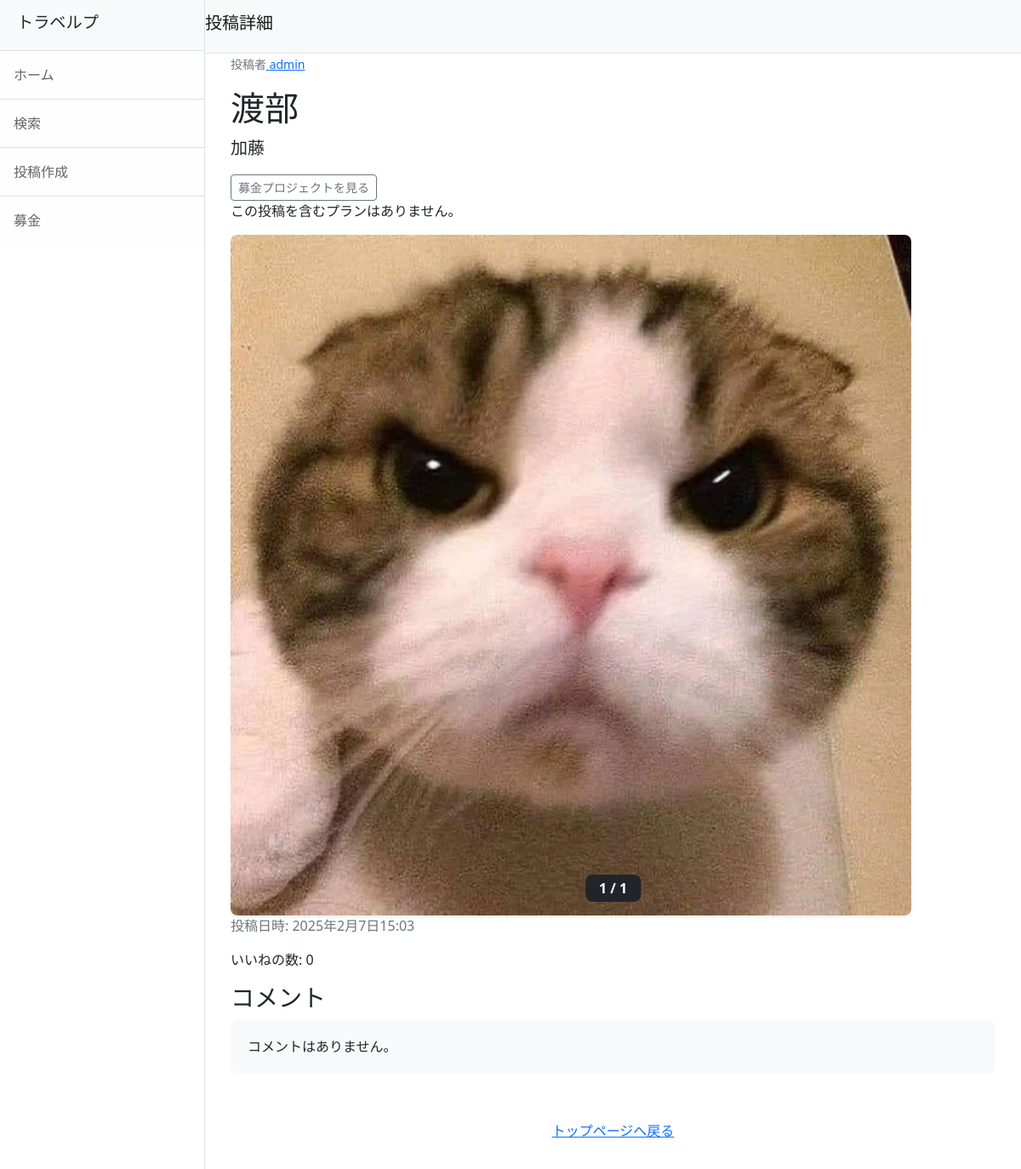
The page /post-detail/1/ on the database as committed earlier.
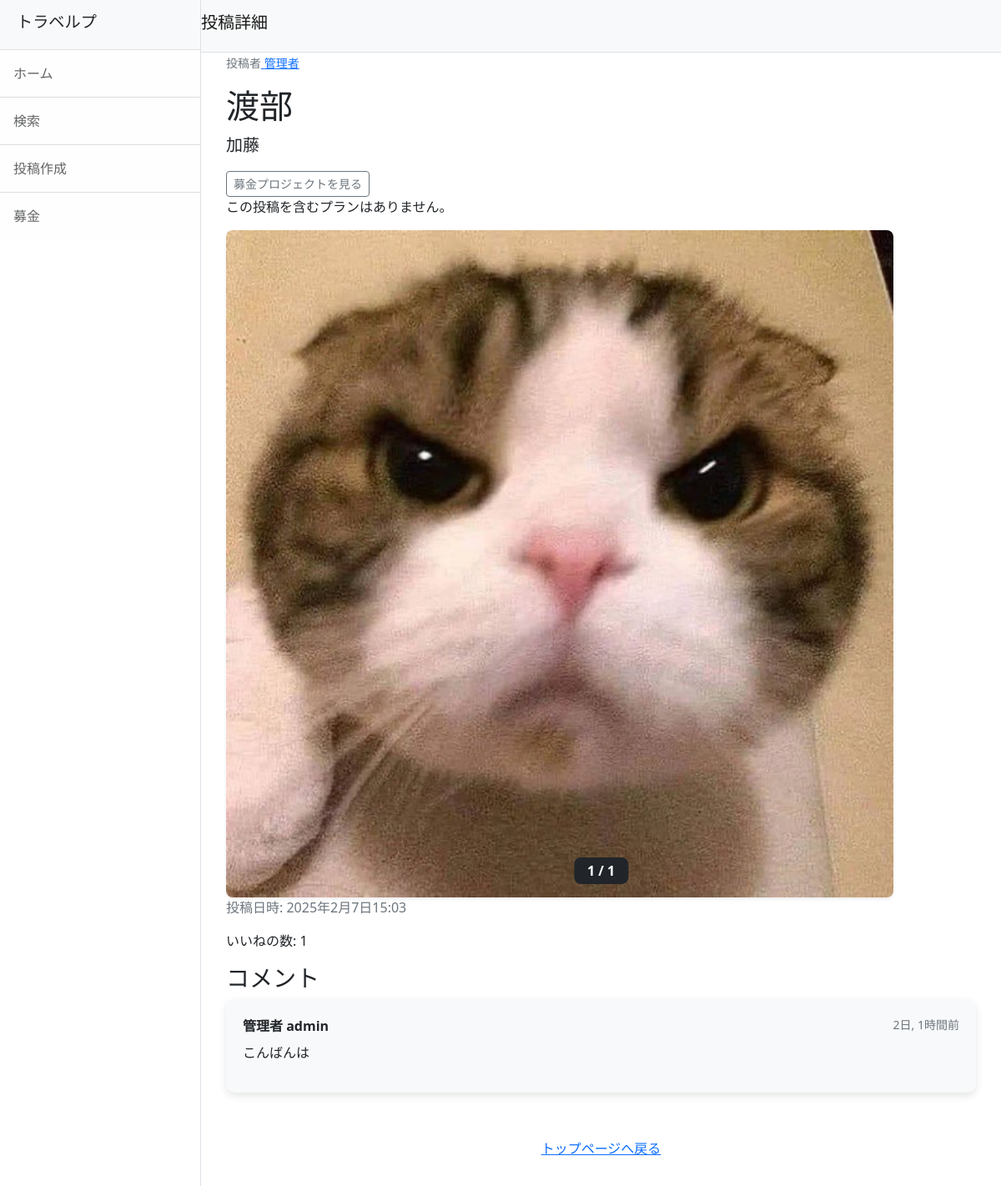
The same page on the database as committed later.
### travelp/models.py (models this page shows, shortened)
class Post(models.Model):
    user = models.ForeignKey(CustomUser, on_delete=models.SET_NULL, null=True, blank=True)
    title = models.CharField(max_length=200)
    comment = models.TextField()
    created_at = models.DateTimeField(auto_now_add=True)
    caption = models.TextField(verbose_name='場所', blank=True)
    latitude = models.DecimalField(max_digits=9, decimal_places=6, null=True, blank=True)  # 緯度
    longitude = models.DecimalField(max_digits=9, decimal_places=6, null=True, blank=True)  # 経度
    fundraising = models.ForeignKey(Fundraising, null=True, blank=True, on_delete=models.SET_NULL)
    def like_count(self):
        return self.likes.count()  # 投稿に対する「いいね」の数を返す

class PostImage(models.Model):
    post = models.ForeignKey(Post, related_name='images', on_delete=models.CASCADE)
    image = models.ImageField(upload_to='photos')

class Comment(models.Model):
    user = models.ForeignKey(CustomUser, on_delete=models.SET_NULL, null=True, blank=True)  # コメント投稿者
    post = models.ForeignKey(Post, related_name='comments', on_delete=models.CASCADE)  # コメントが付けられた投稿
    text = models.TextField()  # コメント内容
    created_at = models.DateTimeField(auto_now_add=True)  # コメント日時

### accounts/models.py (models this page shows, shortened)
class CustomUser(AbstractUser):
    pass
    nickname = models.CharField(max_length=150, blank=True, null=True)
    profile_image = models.ImageField(upload_to='profile_images/', null=True, blank=True)
    profile_description = models.TextField(null=True, blank=True)

### travelp/views.py (the view)
# urls.py: path('post-detail/<int:pk>/', views.PostDetailView.as_view(), name='post_detail'),
class PostDetailView(DetailView):
    model = Post
    template_name = 'post_detail.html'
    context_object_name = 'post'
    def get_context_data(self, **kwargs):
        context = super().get_context_data(**kwargs)
        context['plans'] = Plan.objects.filter(posts=self.object)
        print(f"DEBUG: {self.object.title} を含むプラン数 → {context['plans'].count()}")
        post = self.object  # 現在表示されている投稿オブジェクトを取得
        context['comments'] = Comment.objects.filter(post=post)
        if self.request.user.is_authenticated:
            context['liked'] = post.liked_by_user(self.request.user)  # いいねしているか確認
        else:
            context['liked'] = False  # ログインしていない場合はいいねなし
        return context
    def post_detail(request, post_id):
        post = get_object_or_404(Post, id=post_id)
        if not (post.likes.filter(id=request.user.id).exists() or post.comments.filter(user=request.user).exists()):
            return redirect('some_other_page')
        plans = Plan.objects.filter(posts=post)
        print(f"DEBUG: {post.title} を含むプラン数 → {plans.count()}")
        return render(request, 'post_detail.html', {'post': post, 'plans': plans})

### travelp/templates/post_detail.html (shortened to what this page needs)
{% extends 'base.html' %}
{% block header %}投稿詳細{% endblock %}
{% block content %}
<div class="container-fluid">
                <small class="text-muted">
                  <p>投稿者<a href="{% url 'travelp:user_profile' post.pk %}">
                    {% if post.user.nickname %}
                      {{ post.user.nickname }}
                    {% else %}
                      {{ post.user.username }}
                    {% endif %}
                  </a>
                </small>
  <h1>{{ post.title }}</h1>
  <p class="lead">{{ post.comment }}</p>
  {% if post.fundraising %}
  <a href="{% url 'travelp:fundraising_detail' post.fundraising.id %}" class="btn btn-sm btn-outline-secondary">募金プロジェクトを見る</a>
  {% endif %}
  {% if plans %}
    <h3>この投稿が含まれるプラン</h3>
    <ul>
      {% for plan in plans %}
        <li>
          <a href="{% url 'travelp:plan_detail' plan.id %}">{{ plan.name }}（作成者: {{ plan.user.username }}）</a>
        </li>
      {% endfor %}
    </ul>
  {% else %}
    <p>この投稿を含むプランはありません。</p>
  {% endif %}
  <div style="position: relative;">
    <img id="main-image" src="{{ post.images.first.image.url }}" alt="メイン画像" width="800" class="img-fluid rounded-3 shadow-sm">
    <p id="image-count" class="image-count position-absolute bottom-0 start-50 translate-middle-x text-white bg-dark py-1 px-3 rounded-3" style="font-weight: bold; display: none;">1 / {{ post.images.count }}</p>
  </div>
  <p class="text-muted">投稿日時: {{ post.created_at }}</p>
  <p>いいねの数: <span id="like-count">{{ post.like_count }}</span></p>
  <h3>コメント</h3>
  <ul id="comment-list" class="list-unstyled">
    {% for comment in post.comments.all %}
      <li class="comment mb-3" style="background-color: #f8f9fa; border-radius: 10px; padding: 20px; box-shadow: 0 4px 10px rgba(0, 0, 0, 0.1);">
        <div class="d-flex justify-content-between">
          <strong>
            {% if comment.user.nickname %}
            {{ comment.user.nickname }}
            {% endif %}
            {{ comment.user.username }}
          </strong>
          <small class="text-muted">{{ comment.created_at|timesince }}前</small>
        </div>
        <p class="comment-text mt-2">{{ comment.text }}</p>
      </li>
    {% empty %}
      <li class="mb-3" style="background-color: #f8f9fa; border-radius: 10px; padding: 20px;">コメントはありません。</li>
    {% endfor %}
  </ul>
  <p class="text-center mt-5">
    <a href="{% url 'travelp:index' %}" class="btn btn-link">トップページへ戻る</a>
  </p>
</div>
{% endblock %}

### travelp/templates/base.html (shortened to what this page needs)
{% load static %}
<!DOCTYPE html>
<html lang="ja">
    <head>
        <link href="{% static 'css/styles.css' %}" rel="stylesheet" />
    </head>
    <body class="{% if request.user.is_staff %} dark-mode {% endif %}">
        <div class="d-flex" id="wrapper">
            <div class="border-end bg-white" id="sidebar-wrapper">
                <div class="sidebar-heading border-bottom bg-light">
                    <h1 class="navbar-brand">トラベルプ</h1>
                </div>
                <div class="list-group list-group-flush">
                    <a class="list-group-item list-group-item-action list-group-item-light p-3" href="{% url 'travelp:index' %}">ホーム</a>
                    <a class="list-group-item list-group-item-action list-group-item-light p-3" href="{% url 'travelp:search' %}">検索</a>
                    <a class="list-group-item list-group-item-action list-group-item-light p-3" href="{% url 'travelp:post' %}">投稿作成</a>
                    <a class="list-group-item list-group-item-action list-group-item-light p-3" href="{% url 'travelp:fundraising_list' %}">募金</a>
                </div>
            </div>
            <div id="page-content-wrapper">
                <nav class="navbar navbar-expand-lg navbar-light bg-light border-bottom d-flex justify-content-between">
                    <h1 class="navbar-brand">{% block header %}ホーム{% endblock %}</h1>
                </nav>
                <div class="container-fluid">
                    {% block content %}{% endblock %}
                </div>
            </div>
        </div>
    </body>
</html>

Rows that differ between the two databases and show on the page:
changed through a linked row, Post "渡部": user.nickname (not shown) → "管理者"; like_count "0" → "1"; user.username "admin" → (not shown)
added Comment: user.nickname "管理者", user.username "admin", created_at "2日, 1時間", text "こんばんは"
Other text that changed with them:
text no longer shown: "コメントはありません。"
